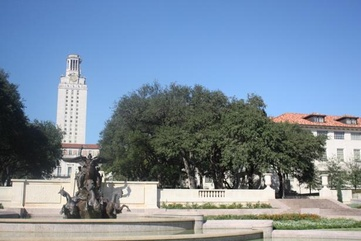
#> input picture uttower1.jpg, 361 x 241 px, shrunk from 615 x 410 before the run
$ python main.py   (older library calls are emulated)
#> lines starting #> are read from the running program, lines starting #| are printed output that depends on the picture; after the words box and inside, x2 and y2 are one past the last pixel; in counts of white or black regions, pixels touching at a corner belong together
### panorama.py
import numpy as np
from skimage import filters
from skimage.feature import corner_peaks
from skimage.util.shape import view_as_blocks
from scipy.spatial.distance import cdist
from scipy.ndimage.filters import convolve
from sklearn import preprocessing
from utils import pad, unpad, get_output_space, warp_image


def harris_corners(img, window_size=3, k=0.04):
    """
    Compute Harris corner response map. Follow the math equation
    R=Det(M)-k(Trace(M)^2).

    Hint:
        You may use the function scipy.ndimage.filters.convolve,
        which is already imported above.

    Args:
        img: Grayscale image of shape (H, W)
        window_size: size of the window function
        k: sensitivity parameter

    Returns:
        response: Harris response image of shape (H, W)
    """

    H, W = img.shape
    window = np.ones((window_size, window_size))

    response = np.zeros((H, W))

    dx = filters.sobel_v(img)
    dy = filters.sobel_h(img)

    ### YOUR CODE HERE
    M = np.zeros((H, W))
    offset = window_size//2
    dxx = dx**2
    dyy = dy**2
    dxy = dx*dy
    for i in range(offset,H-offset):
        for j in range(offset,W-offset):
            Sxx = np.sum(dxx[i-offset:1+i+offset,j-offset:j+1+offset])
            Sxy = np.sum(dxy[i-offset:1+i+offset,j-offset:j+1+offset])
            Syy = np.sum(dyy[i-offset:1+i+offset,j-offset:j+1+offset])
            det = (Sxx*Syy) - (Sxy**2)
            trace = Syy + Sxx
            response[i][j] =det - k*(trace**2)
    ### END YOUR CODE

    return response

# [29 lines left out: function simple_descriptor, not called in this run]


def describe_keypoints(image, keypoints, desc_func, patch_size=16):
    """
    Args:
        image: grayscale image of shape (H, W)
        keypoints: 2D array containing a keypoint (y, x) in each row
        desc_func: function that takes in an image patch and outputs
            a 1D feature vector describing the patch
        patch_size: size of a square patch at each keypoint

    Returns:
        desc: array of features describing the keypoints
    """

    image.astype(np.float32)
    desc = []

    for i, kp in enumerate(keypoints):
        y, x = kp
        patch = image[y - (patch_size // 2):y + ((patch_size + 1) // 2),
                x - (patch_size // 2):x + ((patch_size + 1) // 2)]
        desc.append(desc_func(patch))
    return np.array(desc)


def match_descriptors(desc1, desc2, threshold=0.5):
    """
    Match the feature descriptors by finding distances between them. A match is formed
    when the distance to the closest vector is much smaller than the distance to the
    second-closest, that is, the ratio of the distances should be smaller
    than the threshold. Return the matches as pairs of vector indices.

    Hint:
        The Numpy functions np.sort, np.argmin, np.asarray might be useful

    Args:
        desc1: an array of shape (M, P) holding descriptors of size P about M keypoints
        desc2: an array of shape (N, P) holding descriptors of size P about N keypoints

    Returns:
        matches: an array of shape (Q, 2) where each row holds the indices of one pair
        of matching descriptors
    """
    matches = []

    N = desc1.shape[0]
    dists = cdist(desc1, desc2)

    ### YOUR CODE HERE
    def get_EuclideanDistance(vec1,vec2):
        return np.sqrt(np.sum(np.square(vec1-vec2)))
    argmin_index = np.argmin(dists, axis=1)
    for i in range(N):
        smallest = np.sort(dists)[i][0]
        second_small = np.sort(dists)[i][1]
        if(smallest/second_small<=threshold):
            #np.append(matches,[i,argmin_index[i]],axis = 0)
            matches.append(i)
            matches.append(argmin_index[i])
            #print(i)
            #print(argmin_index[i])
    matches = np.asarray(matches)
    Q = len(matches)//2
    matches = matches.reshape(Q,2)
    ### END YOUR CODE

    return matches

# [29 lines left out: function fit_affine_matrix, not called in this run]


def ransac(keypoints1, keypoints2, matches, n_iters=200, threshold=20):
    """
    Use RANSAC to find a robust affine transformation

        1. Select random set of matches
        2. Compute affine transformation matrix
        3. Compute inliers
        4. Keep the largest set of inliers
        5. Re-compute least-squares estimate on all of the inliers

    Args:
        keypoints1: M1 x 2 matrix, each row is a point
        keypoints2: M2 x 2 matrix, each row is a point
        matches: N x 2 matrix, each row represents a match
            [index of keypoint1, index of keypoint 2]
        n_iters: the number of iterations RANSAC will run
        threshold: the number of threshold to find inliers

    Returns:
        H: a robust estimation of affine transformation from keypoints2 to
        keypoints 1
    """
    # Copy matches array, to avoid overwriting it
    orig_matches = matches.copy()
    matches = matches.copy()

    N = matches.shape[0]
    print(N)
    n_samples = int(N * 0.2)

    matched1 = pad(keypoints1[matches[:,0]])
    matched2 = pad(keypoints2[matches[:,1]])

    max_inliers = np.zeros(N)
    n_inliers = 0

    # RANSAC iteration start
    ### YOUR CODE HERE
    import random
    max_inliner_number = 0
    inliner_index = []
    max_inliner_index = []
    def get_EuclideanDistance(vec1,vec2):
        return np.sqrt(np.sum(np.square(vec1-vec2)))
    def get_fit_affine_matrix(p1,p2):
        H = np.linalg.lstsq(p2, p1, rcond=None)
        H = H[0]
        H = np.asarray(H)
        H[:, 2] = np.array([0, 0, 1])
        return  H
    def random_index(N):
        number1 = random.randint(0, N-1)
        number2 = random.randint(0,N-1)
        while(number2==number1):
            number1 = random.randint(0, N - 1)
            number2 = random.randint(0, N - 1)
        if(number1>number2):
            high = number1
            low = number2
        else:
            high = number2
            low = number1
        return high,low

    best_transform = get_fit_affine_matrix(matched1, matched2)
    for i in range(n_iters):
        #get set of matches
        high_index,low_index = random_index(N)
        p1 = matched1[low_index:high_index+1]
        p2 = matched2[low_index:high_index+1]
        transform = get_fit_affine_matrix(p1, p2)
        trans_matched2 = matched2.copy()
        for n in range(N):
            result = np.dot(transform,matched2[n])
            trans_matched2[n] = result.reshape(1,3)
        dists = cdist(matched1,trans_matched2)
        for k in range(N):
            if(dists[k][k]<=threshold):
                inliner_index.append(k)
        inliner_index = np.asarray(inliner_index)
        inliner_number = len(inliner_index)

        #Re-compute least-squares estimate on all of the inliers
        if (inliner_number > max_inliner_number):
            p1 = matched1[inliner_index]
            p2 = matched2[inliner_index]
            transform = get_fit_affine_matrix(p1, p2)
            max_inliner_number = inliner_number
            max_inliner_index = np.copy(inliner_index)
            best_transform = transform


        # [15 lines of commented-out code are left out]

    H = best_transform
    max_inliers = max_inliner_index
    ### END YOUR CODE
    print(H)
    return H, orig_matches[max_inliers]


def hog_descriptor(patch, pixels_per_cell=(8,8)):
    """
    Generating hog descriptor by the following steps:

    1. Compute the gradient image in x and y directions (already done for you)
    2. Compute gradient histograms for each cell
    3. Flatten block of histograms into a 1D feature vector
        Here, we treat the entire patch of histograms as our block
    4. Normalize flattened block
        Normalization makes the descriptor more robust to lighting variations

    Args:
        patch: grayscale image patch of shape (H, W)
        pixels_per_cell: size of a cell with shape (M, N)

    Returns:
        block: 1D patch descriptor array of shape ((H*W*n_bins)/(M*N))
    """
    assert (patch.shape[0] % pixels_per_cell[0] == 0),\
                'Heights of patch and cell do not match'
    assert (patch.shape[1] % pixels_per_cell[1] == 0),\
                'Widths of patch and cell do not match'

    n_bins = 9
    degrees_per_bin = 180 // n_bins

    Gx = filters.sobel_v(patch)
    Gy = filters.sobel_h(patch)

    # Unsigned gradients
    G = np.sqrt(Gx**2 + Gy**2)
    theta = (np.arctan2(Gy, Gx) * 180 / np.pi) % 180

    # Group entries of G and theta into cells of shape pixels_per_cell, (M, N)
    #   G_cells.shape = theta_cells.shape = (H//M, W//N)
    #   G_cells[0, 0].shape = theta_cells[0, 0].shape = (M, N)
    G_cells = view_as_blocks(G, block_shape=pixels_per_cell)
    theta_cells = view_as_blocks(theta, block_shape=pixels_per_cell)
    rows = G_cells.shape[0]
    cols = G_cells.shape[1]

    # For each cell, keep track of gradient histrogram of size n_bins
    cells = np.zeros((rows, cols, n_bins))

    # Compute histogram per cell
    ### YOUR CODE HERE
    M,N=G_cells[0, 0].shape
    #print(theta_cells[0][0])
    for i in range(rows):
        for j in range(cols):
            for m in range(M):
                for n in range(N):
                    k = int(np.floor(abs(theta_cells[i][j][m][n])/degrees_per_bin))
                    #print(G_cells[i][j][m][n])
                    if(k==9):
                        k=8
                    cells[i][j][k] = cells[i][j][k] + G_cells[i][j][m][n]
    block = []
    for i in range(rows):
        for j in range(cols):
            block.extend(cells[i][j])
    block = preprocessing.scale(block)


    ### YOUR CODE HERE

    return block

def linear_blend(img1_warped, img2_warped):
    """
    Linearly blend img1_warped and img2_warped by following the steps:

    1. Define left and right margins (already done for you)
    2. Define a weight matrices for img1_warped and img2_warped
        np.linspace and np.tile functions will be useful
    3. Apply the weight matrices to their corresponding images
    4. Combine the images

    Args:
        img1_warped: Refernce image warped into output space
        img2_warped: Transformed image warped into output space

    Returns:
        merged: Merged image in output space
    """
    out_H, out_W = img1_warped.shape # Height and width of output space
    img1_mask = (img1_warped != 0)  # Mask == 1 inside the image
    img2_mask = (img2_warped != 0)  # Mask == 1 inside the image

    # Find column of middle row where warped image 1 ends
    # This is where to end weight mask for warped image 1
    right_margin = out_W - np.argmax(np.fliplr(img1_mask)[out_H//2, :].reshape(1, out_W), 1)[0]

    # Find column of middle row where warped image 2 starts
    # This is where to start weight mask for warped image 2
    left_margin = np.argmax(img2_mask[out_H//2, :].reshape(1, out_W), 1)[0]

    ### YOUR CODE HERE
    blend_width = right_margin - left_margin
    weigt_matrix = np.zeros((out_H,blend_width))
    for i in range(out_H):
        for j in range(blend_width):
            if(img2_warped[i][left_margin+j]>img1_warped[i][left_margin+j]):
                weigt_matrix[i][j] = 1
    #img2_warped = img2_warped[0:out_H][left_margin:right_margin] * weigt_matrix
    for i in range(out_H):
        for j in range(blend_width):
            img2_warped[i][left_margin+j] = img2_warped[i][left_margin+j] * weigt_matrix[i][j]
    merged = img1_warped+img2_warped
    ### END YOUR CODE

    return merged

### utils.py
import numpy as np
from scipy.ndimage import affine_transform

# Functions to convert points to homogeneous coordinates and back
pad = lambda x: np.hstack([x, np.ones((x.shape[0], 1))])
unpad = lambda x: x[:,:-1]

def plot_matches(ax, image1, image2, keypoints1, keypoints2, matches,
                 keypoints_color='k', matches_color=None, only_matches=False):
    """Plot matched features.
    Parameters
    ----------
    ax : matplotlib.axes.Axes
        Matches and image are drawn in this ax.
    image1 : (N, M [, 3]) array
        First grayscale or color image.
    image2 : (N, M [, 3]) array
        Second grayscale or color image.
    keypoints1 : (K1, 2) array
        First keypoint coordinates as ``(row, col)``.
    keypoints2 : (K2, 2) array
        Second keypoint coordinates as ``(row, col)``.
    matches : (Q, 2) array
        Indices of corresponding matches in first and second set of
        descriptors, where ``matches[:, 0]`` denote the indices in the first
        and ``matches[:, 1]`` the indices in the second set of descriptors.
    keypoints_color : matplotlib color, optional
        Color for keypoint locations.
    matches_color : matplotlib color, optional
        Color for lines which connect keypoint matches. By default the
        color is chosen randomly.
    only_matches : bool, optional
        Whether to only plot matches and not plot the keypoint locations.
    """

    image1.astype(np.float32)
    image2.astype(np.float32)

    new_shape1 = list(image1.shape)
    new_shape2 = list(image2.shape)

    if image1.shape[0] < image2.shape[0]:
        new_shape1[0] = image2.shape[0]
    elif image1.shape[0] > image2.shape[0]:
        new_shape2[0] = image1.shape[0]

    if image1.shape[1] < image2.shape[1]:
        new_shape1[1] = image2.shape[1]
    elif image1.shape[1] > image2.shape[1]:
        new_shape2[1] = image1.shape[1]

    if new_shape1 != image1.shape:
        new_image1 = np.zeros(new_shape1, dtype=image1.dtype)
        new_image1[:image1.shape[0], :image1.shape[1]] = image1
        image1 = new_image1

    if new_shape2 != image2.shape:
        new_image2 = np.zeros(new_shape2, dtype=image2.dtype)
        new_image2[:image2.shape[0], :image2.shape[1]] = image2
        image2 = new_image2

    image = np.concatenate([image1, image2], axis=1)

    offset = image1.shape

    if not only_matches:
        ax.scatter(keypoints1[:, 1], keypoints1[:, 0],
                   facecolors='none', edgecolors=keypoints_color)
        ax.scatter(keypoints2[:, 1] + offset[1], keypoints2[:, 0],
                   facecolors='none', edgecolors=keypoints_color)

    ax.imshow(image, interpolation='nearest', cmap='gray')
    ax.axis((0, 2 * offset[1], offset[0], 0))

    for i in range(matches.shape[0]):
        idx1 = matches[i, 0]
        idx2 = matches[i, 1]

        if matches_color is None:
            color = np.random.rand(3)
        else:
            color = matches_color

        ax.plot((keypoints1[idx1, 1], keypoints2[idx2, 1] + offset[1]),
                (keypoints1[idx1, 0], keypoints2[idx2, 0]),
'-', color=color)


def get_output_space(img_ref, imgs, transforms):
    """
    Args:
        img_ref: reference image
        imgs: images to be transformed
        transforms: list of affine transformation matrices. transforms[i] maps
            points in imgs[i] to the points in img_ref
    Returns:
        output_shape
    """

    assert (len(imgs) == len(transforms))

    r, c = img_ref.shape
    corners = np.array([[0, 0], [r, 0], [0, c], [r, c]])
    all_corners = [corners]

    for i in range(len(imgs)):
        r, c = imgs[i].shape
        H = transforms[i]
        corners = np.array([[0, 0], [r, 0], [0, c], [r, c]])
        warped_corners = corners.dot(H[:2,:2]) + H[2,:2]
        all_corners.append(warped_corners)

    # Find the extents of both the reference image and the warped
    # target image
    all_corners = np.vstack(all_corners)

    # The overall output shape will be max - min
    corner_min = np.min(all_corners, axis=0)
    corner_max = np.max(all_corners, axis=0)
    output_shape = (corner_max - corner_min)

    # Ensure integer shape with np.ceil and dtype conversion
    output_shape = np.ceil(output_shape).astype(int)
    offset = corner_min

    return output_shape, offset

def warp_image(img, H, output_shape, offset):

    # Note about affine_transfomr function:
    # Given an output image pixel index vector o,
    # the pixel value is determined from the input image at position
    # np.dot(matrix,o) + offset.
    Hinv = np.linalg.inv(H)
    m = Hinv.T[:2,:2]
    b = Hinv.T[:2,2]
    img_warped = affine_transform(img.astype(np.float32),
                                  m, b+offset,
                                  output_shape,
                                  cval=-1)

    return img_warped

### main.py
from __future__ import print_function
# Setup
import numpy as np
from skimage import filters
from skimage.feature import corner_peaks
from skimage.io import imread
import matplotlib.pyplot as plt
from time import time
from panorama import harris_corners


plt.rcParams['figure.figsize'] = (15.0, 12.0) # set default size of plots
plt.rcParams['image.interpolation'] = 'nearest'
plt.rcParams['image.cmap'] = 'gray'


from panorama import describe_keypoints,match_descriptors
from panorama import hog_descriptor
from utils import plot_matches
img1 = imread('uttower1.jpg', as_grey=True)
img2 = imread('uttower2.jpg', as_grey=True)
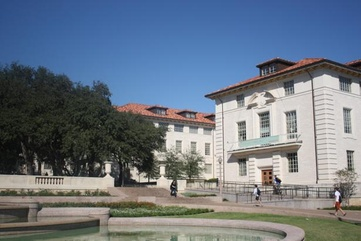
#> input picture uttower2.jpg, 361 x 241 px, shrunk from 615 x 410 before the run

# Detect keypoints in both images
keypoints1 = corner_peaks(harris_corners(img1, window_size=3),
                          threshold_rel=0.05,
                          exclude_border=8)
#> after the loop in harris_corners, `for i in range(offset,H-offset):`:
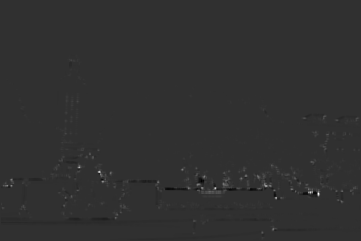
#> response: shape (241, 361) float64; min -0.53, max 2.28, mean 0.00382; drawn with min black and max white
#> keypoints1 = 222 pairs, first value 60 to 232, second value 11 to 352
keypoints2 = corner_peaks(harris_corners(img2, window_size=3),
                          threshold_rel=0.05,
                          exclude_border=8)
#> keypoints2 = 231 pairs, first value 66 to 220, second value 24 to 352

# Extract features from the corners
desc1 = describe_keypoints(img1, keypoints1,
                           desc_func=hog_descriptor,
                           patch_size=16)
#> the loop in describe_keypoints, `for i, kp in enumerate(keypoints):` made 222 passes
#> (y, x) on passes 1 to 3: (193, 318), (192, 310), (188, 215)
#> after the loop in describe_keypoints, `for i, kp in enumerate(keypoints):`: desc = 222 items
desc2 = describe_keypoints(img2, keypoints2,
                           desc_func=hog_descriptor,
                           patch_size=16)
#> the loop in describe_keypoints (call 2), `for i, kp in enumerate(keypoints):` made 231 passes
#> kp on passes 28 to 30: [180, 177], [193, 257], [190, 258]

# Match descriptors in image1 to those in image2
matches = match_descriptors(desc1, desc2, 0.7)

# Plot matches
fig, ax = plt.subplots(1, 1, figsize=(15, 12))
ax.axis('off')
plot_matches(ax, img1, img2, keypoints1, keypoints2, matches)
plt.show()
plt.imshow(imread('solution_hog.png'))
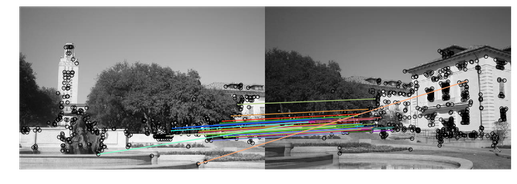
#> input picture solution_hog.png, 517 x 184 px, shrunk from 880 x 314 before the run
plt.axis('off')
plt.title('HOG descriptor Solution')
plt.show()
from utils import get_output_space,warp_image
from panorama import ransac

# Set seed to compare output against solution image
np.random.seed(131)

H, robust_matches = ransac(keypoints1, keypoints2, matches, threshold=1)
#| 23
#| [[ 1.02221596e+00  3.89382264e-02  0.00000000e+00]
#|  [-3.89054675e-02  9.41410190e-01  0.00000000e+00]
#|  [ 1.22277397e+01  1.57799297e+02  1.00000000e+00]]

# Plot matches
fig, ax = plt.subplots(1, 1, figsize=(15, 12))
plot_matches(ax, img1, img2, keypoints1, keypoints2, robust_matches)
plt.axis('off')
plt.show()

plt.imshow(imread('solution_hog_ransac.png'))
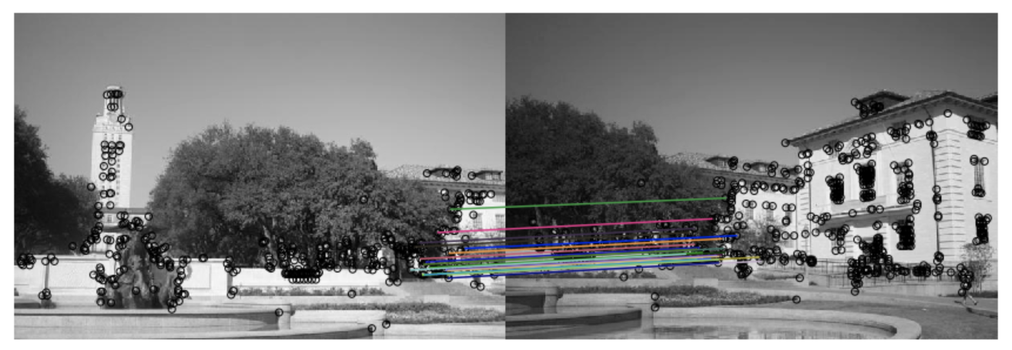
#> input picture solution_hog_ransac.png, 1012 x 350 px, shrunk from 1722 x 596 before the run
plt.axis('off')
plt.title('HOG descriptor + RANSAC Solution')
plt.show()
output_shape, offset = get_output_space(img1, [img2], [H])
#> the loop in get_output_space, `for i in range(len(imgs)):` made 1 pass

# Warp images into output sapce
img1_warped = warp_image(img1, np.eye(3), output_shape, offset)
img1_mask = (img1_warped != -1) # Mask == 1 inside the image
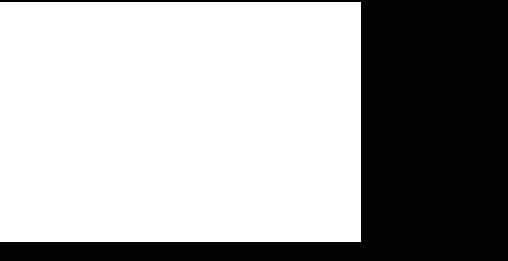
#> img1_mask: shape (261, 508) bool; 65.3% white; 1 black region, box (x1, y1, x2, y2) and area: (0, 0, 508, 261) 45948
img1_warped[~img1_mask] = 0     # Return background values to 0

img2_warped = warp_image(img2, H, output_shape, offset)
img2_mask = (img2_warped != -1) # Mask == 1 inside the image
#> img2_mask: shape (261, 508) bool; 62.8% white; 1 black region, box (x1, y1, x2, y2) and area: (0, 0, 508, 261) 49313
img2_warped[~img2_mask] = 0     # Return background values to 0

# Plot warped images
plt.subplot(1,2,1)
plt.imshow(img1_warped)
plt.title('Image 1 warped')
plt.axis('off')

plt.subplot(1,2,2)
plt.imshow(img2_warped)
plt.title('Image 2 warped')
plt.axis('off')

plt.show()

merged = img1_warped + img2_warped

# Track the overlap by adding the masks together
overlap = (img1_mask * 1.0 +  # Multiply by 1.0 for bool -> float conversion
           img2_mask)

# Normalize through division by `overlap` - but ensure the minimum is 1
normalized = merged / np.maximum(overlap, 1)
plt.imshow(normalized)
plt.axis('off')
plt.show()

plt.imshow(imread('solution_hog_panorama.png'))
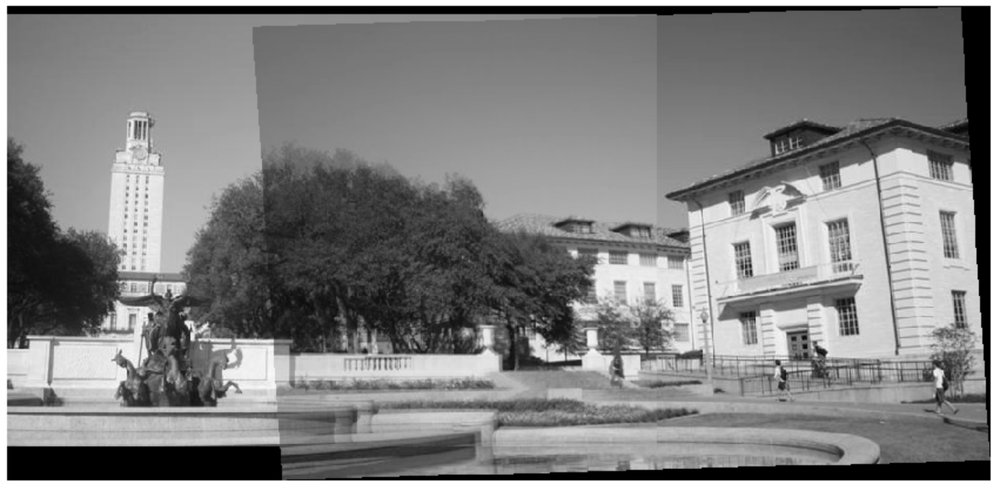
#> input picture solution_hog_panorama.png, 1000 x 491 px, shrunk from 1702 x 836 before the run
plt.axis('off')
plt.title('HOG Descriptor Panorama Solution')
plt.show()

from panorama import linear_blend

img1 = imread('uttower1.jpg', as_grey=True)
img2 = imread('uttower2.jpg', as_grey=True)

# Set seed to compare output against solution
np.random.seed(131)

# Detect keypoints in both images
keypoints1 = corner_peaks(harris_corners(img1, window_size=3),
                          threshold_rel=0.05,
                          exclude_border=8)
keypoints2 = corner_peaks(harris_corners(img2, window_size=3),
                          threshold_rel=0.05,
                          exclude_border=8)

# Extract features from the corners
desc1 = describe_keypoints(img1, keypoints1,
                           desc_func=hog_descriptor,
                           patch_size=16)
desc2 = describe_keypoints(img2, keypoints2,
                           desc_func=hog_descriptor,
                           patch_size=16)

# Match descriptors in image1 to those in image2
matches = match_descriptors(desc1, desc2, 0.7)

H, robust_matches = ransac(keypoints1, keypoints2, matches, threshold=1)
#| 23
#| [[ 1.02221596e+00  3.89382264e-02  0.00000000e+00]
#|  [-3.89054675e-02  9.41410190e-01  0.00000000e+00]
#|  [ 1.22277397e+01  1.57799297e+02  1.00000000e+00]]

output_shape, offset = get_output_space(img1, [img2], [H])
#> the loop in get_output_space (call 2), `for i in range(len(imgs)):` made 1 pass

# Warp images into output sapce
img1_warped = warp_image(img1, np.eye(3), output_shape, offset)
img1_mask = (img1_warped != -1) # Mask == 1 inside the image
img1_warped[~img1_mask] = 0     # Return background values to 0

img2_warped = warp_image(img2, H, output_shape, offset)
img2_mask = (img2_warped != -1) # Mask == 1 inside the image
img2_warped[~img2_mask] = 0     # Return background values to 0

# Merge the warped images using linear blending scheme
merged = linear_blend(img1_warped, img2_warped)
#> in linear_blend, `merged = img1_warped+img2_warped`:
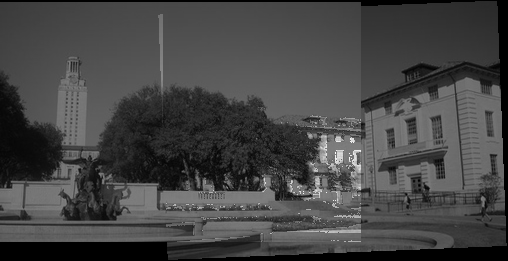
#> merged: shape (261, 508) float32; min 0, max 1.93, mean 0.523; drawn with min black and max white

plt.imshow(merged)
plt.axis('off')
plt.show()
